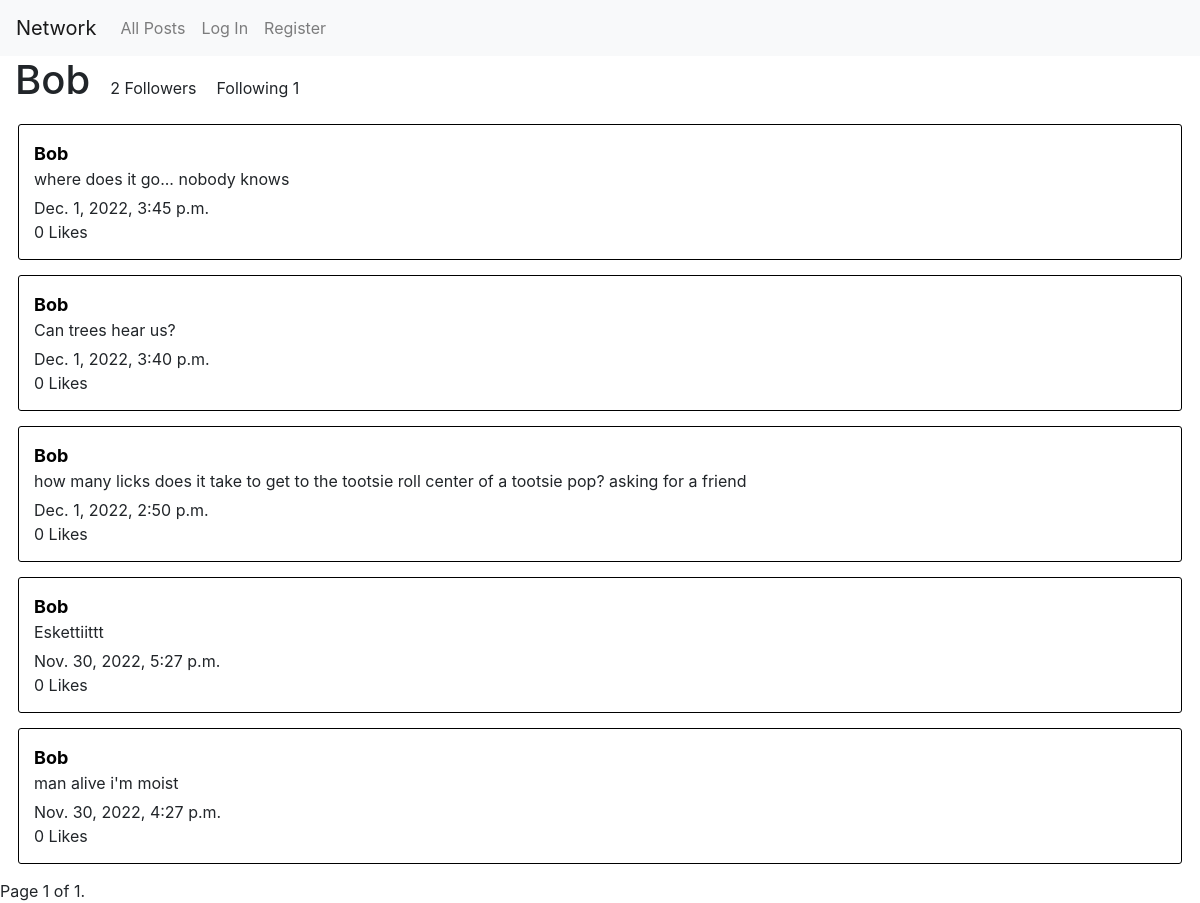
The page /user/3 on the database its author committed.
### network/models.py (models this page shows, shortened)
class User(AbstractUser):
    pass

class Follow(models.Model):
    follower = models.ForeignKey("User", on_delete=models.CASCADE, related_name="following")
    followee = models.ForeignKey("User", on_delete=models.CASCADE, related_name="followers")

class Post(models.Model):
    content = models.TextField(blank=False)
    poster = models.ForeignKey("User", on_delete=models.CASCADE, related_name="posts")
    like_count = models.IntegerField(default=0)
    timestamp = models.DateTimeField("Time posted", auto_now_add=True)
    likers =  models.ManyToManyField(User, blank=True, related_name="liked")

### network/views.py (the view)
# urls.py: path('user/<int:user_id>', views.user, name="user"),
def user(request, user_id):
    try:
        user = User.objects.get(pk=user_id)
    except User.DoesNotExist:
        return JsonResponse({"error": "User not found."}, status=404)
    posts = Post.objects.filter(poster=user).order_by("-timestamp")
    paginator = Paginator(posts, 10)
    page_number = request.GET.get('page')
    page_obj = paginator.get_page(page_number)
    follows = Follow.objects.filter(followee=user_id)
    followers = []
    for follow in follows:
        followers.append(follow.follower)
    return render(request, "network/user.html", {
        "username": user,
        "posts": page_obj,
        "followers": followers
    })

### network/templates/network/user.html (shortened to what this page needs)
{% extends "network/layout.html" %}
{% load static %}
{% block body %}
{% if user != username and user.is_authenticated %}
<div class="user-follow">
    <h1 id="follow-name">{{username}}</h1>
    <p id="follow-count">{{ followers|length }} Follower{% if followers|length != 1%}s{%endif%}</p>
    <p id="follow-count">Following {{username.following.all|length}}</p>
    <button id="follow-button" class="btn btn-primary" value={{username}}>
        {% if user in followers %}
        Unfollow
        {% else %}
        Follow
        {% endif %}
    </button>
</div>
{% else %}
<div class="user-follow">
    <h1 id="follow-name">{{username}}</h1>
    <p id="follow-count">{{ followers|length }} Follower{% if followers|length != 1%}s{%endif%}</p>
    <p id="follow-count">Following {{username.following.all|length}}</p>
</div>
{% endif %}
{% for post in posts %}
<div class="post" id="post-{{post.id}}">
    <a class="post-user" href="{% url 'user' post.poster.id %}">{{post.poster}}</a>
    <p id="content-{{post.id}}" class="post-content">{{post.content}}</p>
    <p class="timestamp">{{post.timestamp}}</p>
    <div class="post-bottom">
        <p>{{post.like_count}} Like{% if post.like_count != 1%}s{% endif %}</p>
    </div>
</div>
{% endfor %}
<div class="pagination">
    <span class="step-links">
        <span class="current">
            Page {{ posts.number }} of {{ posts.paginator.num_pages }}.
        </span>
    </span>
</div>
{% endblock %}

### network/static/network/styles.css (style rules this page uses)
body { margin: 0; padding: 0; }
p { margin-top: 0px; margin-bottom: 0px; }
h1 { margin-left: 15px; margin-bottom: 20px; }
#new-post, .post { width: 97%; margin: auto; border: 0.5px solid black; border-radius: 3px; padding: 15px; margin-bottom: 15px; }
.post-user { font-size: 18px; color: black; font-weight: 700; }
.post-content { margin-bottom: 5px; max-height: 70px; overflow: hidden; }
.user-follow { display: flex; align-items: baseline; margin-bottom: 20px; }
#follow-name { margin-bottom: 0px; margin-right: 20px; }
.post-bottom { display: flex; }
#follow-count { margin-right: 20px; }

### rows shown on the page
User: username "Bob", following.all|length "1"
Post: poster "Bob", content "where does it go... nobody knows", timestamp "Dec. 1, 2022, 3:45 p.m.", like_count "0"
Post: poster "Bob", content "Can trees hear us?", timestamp "Dec. 1, 2022, 3:40 p.m.", like_count "0"
Post: poster "Bob", content "how many licks does it take to get to the tootsie roll center of a tootsie pop? asking for a friend", timestamp "Dec. 1, 2022, 2:50 p.m.", like_count "0"
Post: poster "Bob", content "Eskettiittt", timestamp "Nov. 30, 2022, 5:27 p.m.", like_count "0"
Post: poster "Bob", content "man alive i'm moist", timestamp "Nov. 30, 2022, 4:27 p.m.", like_count "0"

### other values the page prints
{{ followers|length }} "2"
{{ posts.number }} "1"
{{ posts.paginator.num_pages }} "1"
